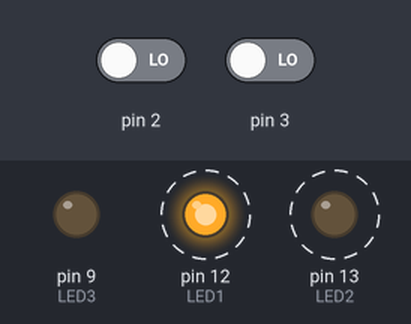
This sketch was run on a simulated Arduino Uno, built with avr-gcc and run on an emulated ATmega328P. On the bench: output pins drawn as LEDs (lit = HIGH). Dashed ring = blinking. The test bench sets the inputs (shaded band); at power-on: pin 3 LOW, pin 2 LOW.

Above: at 1.26 s.
1.3 s: pin 3 driven HIGH
At 1.46 s:
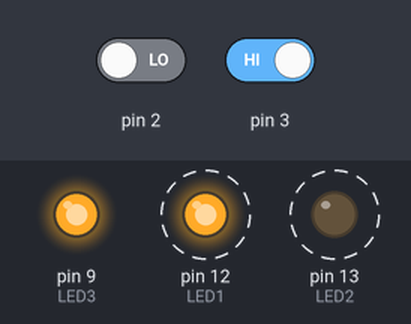
4.3 s: pin 2 driven HIGH
At 4.46 s:
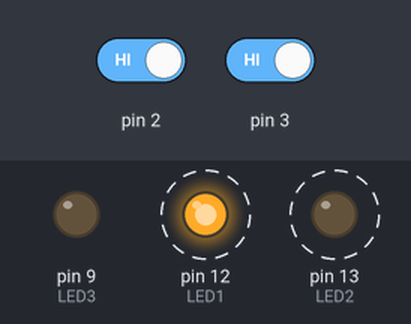
Timing chart, 0 to 13.3 s (numbered marks = the images above; inputs shaded):
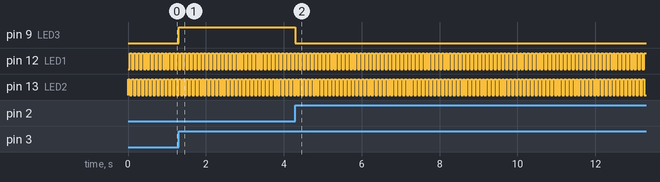

The sketch:

Interrupt.ino
```cpp
int LED1 = 12;
int LED2 = 13;
int LED3 = 9;

void setup() {
  Serial.begin(9600);
  pinMode(LED1, OUTPUT);
  pinMode(LED2, OUTPUT);
  pinMode(LED3, OUTPUT);
  attachInterrupt(0, OFF, RISING);
  attachInterrupt(1, ON, RISING);
  // 1 = Interrupt for Arduino Uno at pin 3
  // OFF = Own function
  // RISING = Case interrupt
}
void loop() {
  digitalWrite(LED1, LOW);
  digitalWrite(LED2, HIGH);
  delay(50);
  digitalWrite(LED1, HIGH);
  digitalWrite(LED2, LOW);
  delay(50);
}
void ON() {
  digitalWrite(LED3, HIGH);
}

void OFF() {
  digitalWrite(LED3, LOW);
}
```

Measured:
- after the input at 1.3 s, pin 9 (LED3): LOW → HIGH at once
- after the input at 4.3 s, pin 9 (LED3): HIGH → LOW at once
- by itself, pin 12 (LED1), pin 13 (LED2): alternates HIGH for 0.05 s and LOW for 0.05 s
